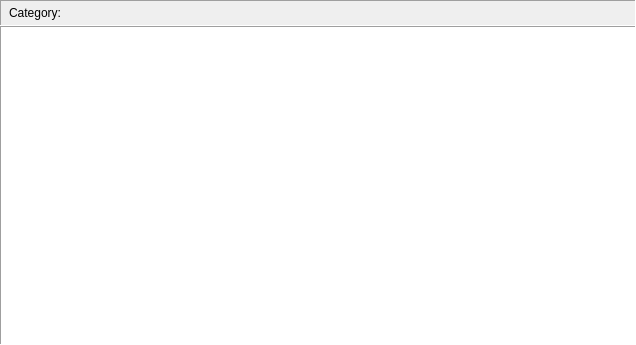
<?xml version="1.0" encoding="UTF-8"?>
<ui version="4.0">
 <class>CategoryReportWidget</class>
 <widget class="QWidget" name="CategoryReportWidget">
  <property name="geometry">
   <rect>
    <x>0</x>
    <y>0</y>
    <width>636</width>
    <height>345</height>
   </rect>
  </property>
  <property name="windowTitle">
   <string>Report by category</string>
  </property>
  <layout class="QVBoxLayout" name="verticalLayout">
   <property name="spacing">
    <number>0</number>
   </property>
   <property name="leftMargin">
    <number>0</number>
   </property>
   <property name="topMargin">
    <number>0</number>
   </property>
   <property name="rightMargin">
    <number>0</number>
   </property>
   <property name="bottomMargin">
    <number>0</number>
   </property>
   <item>
    <widget class="QFrame" name="ReportParamsFrame">
     <property name="frameShape">
      <enum>QFrame::Panel</enum>
     </property>
     <property name="frameShadow">
      <enum>QFrame::Sunken</enum>
     </property>
     <layout class="QGridLayout" name="gridLayout">
      <property name="leftMargin">
       <number>2</number>
      </property>
      <property name="topMargin">
       <number>2</number>
      </property>
      <property name="rightMargin">
       <number>2</number>
      </property>
      <property name="bottomMargin">
       <number>2</number>
      </property>
      <property name="spacing">
       <number>6</number>
      </property>
      <item row="0" column="3">
       <spacer name="ReportFrameSpacer">
        <property name="orientation">
         <enum>Qt::Horizontal</enum>
        </property>
        <property name="sizeHint" stdset="0">
         <size>
          <width>40</width>
          <height>20</height>
         </size>
        </property>
       </spacer>
      </item>
      <item row="0" column="0">
       <widget class="DateRangeSelector" name="ReportRange" native="true">
        <property name="ItemsList" stdset="0">
         <string notr="true">QTD;YTD;this_year;last_year</string>
        </property>
       </widget>
      </item>
      <item row="0" column="1">
       <widget class="QLabel" name="ReportCategoryLbl">
        <property name="text">
         <string>Category:</string>
        </property>
       </widget>
      </item>
      <item row="0" column="2">
       <widget class="CategorySelector" name="ReportCategoryEdit" native="true"/>
      </item>
     </layout>
    </widget>
   </item>
   <item>
    <widget class="QTableView" name="ReportTableView">
     <property name="frameShape">
      <enum>QFrame::Panel</enum>
     </property>
     <property name="frameShadow">
      <enum>QFrame::Sunken</enum>
     </property>
     <property name="editTriggers">
      <set>QAbstractItemView::NoEditTriggers</set>
     </property>
     <property name="alternatingRowColors">
      <bool>true</bool>
     </property>
     <property name="gridStyle">
      <enum>Qt::DotLine</enum>
     </property>
     <property name="wordWrap">
      <bool>false</bool>
     </property>
     <attribute name="verticalHeaderVisible">
      <bool>false</bool>
     </attribute>
     <attribute name="verticalHeaderMinimumSectionSize">
      <number>20</number>
     </attribute>
     <attribute name="verticalHeaderDefaultSectionSize">
      <number>20</number>
     </attribute>
    </widget>
   </item>
  </layout>
 </widget>
 <customwidgets>
  <customwidget>
   <class>DateRangeSelector</class>
   <extends>QWidget</extends>
   <header>jal/widgets/date_range_selector.h</header>
   <container>1</container>
  </customwidget>
  <customwidget>
   <class>CategorySelector</class>
   <extends>QWidget</extends>
   <header>jal/widgets/reference_selector.h</header>
   <container>1</container>
  </customwidget>
 </customwidgets>
 <resources/>
 <connections/>
</ui>
